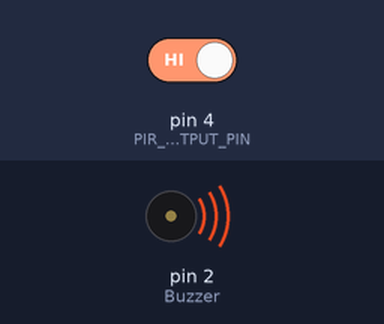
Simulated run of this sketch. Board: Arduino Uno, built with avr-gcc and run on an emulated ATmega328P. On the bench: buzzer (waves = sounding, pin HIGH). The inputs (shaded band) are chosen by the test bench; at power-on: pin 4 (PIR_SENSOR_OUTPUT_PIN) HIGH. What the sketch prints to the serial monitor is not drawn.

Above: at 20.05 s.
Timing chart, 0 to 25.8 s (numbered marks = the images above):
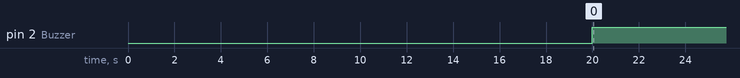

Measured:
- by itself, pin 2 (Buzzer): LOW → HIGH at 20.0 s

The sketch:

pir.ino
```cpp
const int PIR_SENSOR_OUTPUT_PIN = 4;  /* PIR sensor O/P pin */
int warm_up;
int Buzzer = 2;

void setup() {
  pinMode(PIR_SENSOR_OUTPUT_PIN, INPUT);
  pinMode(Buzzer, OUTPUT);
  Serial.begin(9600); /* Define baud rate for serial communication */
  delay(20000); /* Power On Warm Up Delay */
}

void loop() {
  int sensor_output;
  sensor_output = digitalRead(PIR_SENSOR_OUTPUT_PIN);
  if( sensor_output == LOW )
  {
    if( warm_up == 1 )
     {
      Serial.println("Warming Up\n\n");
      warm_up = 0;
    }
    Serial.println("No object in sight\n\n");
  }
  else
  {
    Serial.println("Object detected\n\n");
    digitalWrite(Buzzer, HIGH);
    delay(5000);
    digitalWrite(Buzzer, LOW);
    warm_up = 1;
  }
}
```
